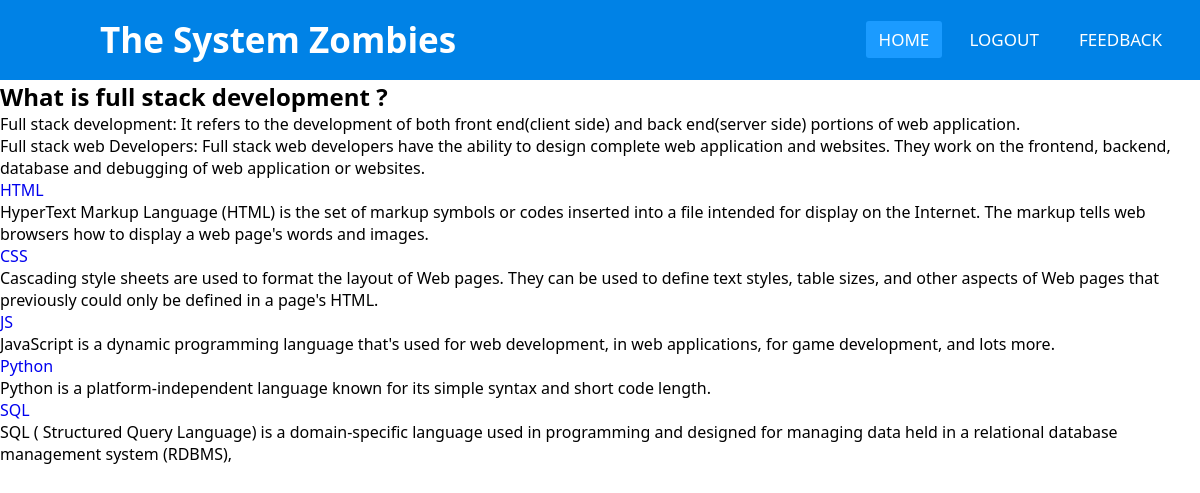
The app's page / (signed in) with its own data.
### main/models.py (models this page shows, shortened)
class DevName(models.Model):
    name=models.CharField(max_length=200)
    desc=models.TextField(default='')

### main/views.py (the view)
# urls.py: path('', views.home, name="home"),
def home(request):
    devname= DevName.objects
    return render(request,'home.html',{"devname":devname})

### templates/home.html (shortened to what this page needs)
{% extends 'base.html' %}
{% block content %}
<h2> What is full stack development ? </h2>
<p> Full stack development: It refers to the development of both front end(client side) and back end(server side) portions of web application.</p>
<p> Full stack web Developers: Full stack web developers have the ability to design complete web application and websites. They work on the frontend, backend, database and debugging of web application or websites. </p>
<div>
{% for x in devname.all%}
<a href= "/video/{{x.id}}/"> {{x.name}} </a>
<div> {{x.desc}} </div>
{%endfor%}
{% endblock %}

### static/style1.css (style rules this page uses)
* { padding: 0; margin: 0; text-decoration: none; list-style: none; box-sizing: border-box; }
body { font-family: 'Segoe UI', Tahoma, Geneva, Verdana, sans-serif; }

### records on screen
DevName: name "HTML", desc "HyperText Markup Language (HTML) is the set of markup symbols or codes inserted into a file intended for display on the Internet. The markup tells web browsers how to display a web page's words and images."
DevName: name "CSS", desc "Cascading style sheets are used to format the layout of Web pages. They can be used to define text styles, table sizes, and other aspects of Web pages that previously could only be defined in a page's HTML."
DevName: name "JS", desc "JavaScript is a dynamic programming language that's used for web development, in web applications, for game development, and lots more."
DevName: name "Python", desc "Python is a platform-independent language known for its simple syntax and short code length."
DevName: name "SQL", desc "SQL ( Structured Query Language) is a domain-specific language used in programming and designed for managing data held in a relational database management system (RDBMS),"
